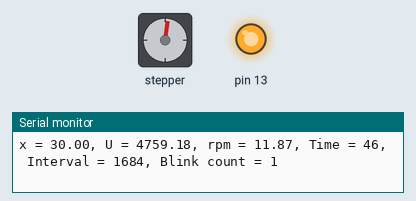
Recording of a sketch running on a simulated Arduino Uno, built with avr-gcc and run on an emulated ATmega328P. Parts: stepper motor, output pins drawn as LEDs (lit = HIGH), the last lines printed to the serial monitor. Random numbers use the default seed unless the sketch sets one; stepper angles assume 513 steps per turn.

Above: at 0.15 s.
At 10.01 s:
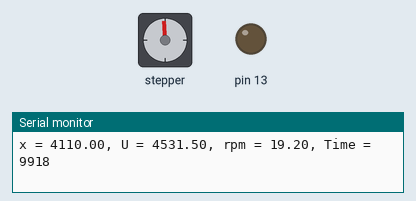
At 19.61 s:
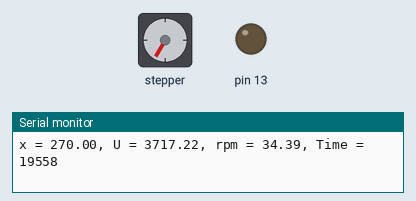
At 39.62 s:
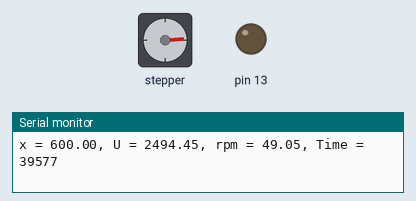
Timing chart, 0 to 40.0 s (numbered marks = the images above):
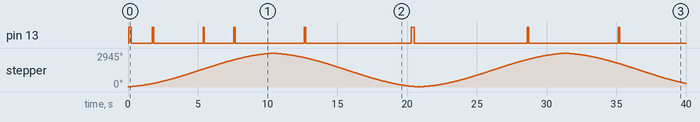

The sketch:

MysteryBox.ino
```cpp
/* This program operates the Mystery Box, a teaching tool for quantum
 * physics. The Arduino controls a stepper motor, which turns to move
 * a cart side to side, simulating a particle moving under the influence
 * of a one-dimensional potential. It also blinks a laser at random,
 * stopping the motion after a set number of blinks.
 *
 * Weston Buchanan
 * Austin Simms
 * Miles Moser
 *
 * PHYS 350 - Intermediate Mechanics
 * Dr. Gregory Ojakangas
 * Drury University
 * Fall 2016
*/

// Include Stepper library, which has functions to
// turn an arbitrary # of steps and set speed (rpm)
#include <Stepper.h>

const int STEPS = 513; // steps per revolution

// Instantiate a stepper, specifying STEPS and the
// pins it's attached to
Stepper stepper(STEPS, 4, 5, 6, 7);

// Constants
const double L = 4190; // usable length of track (mm/5)
const double dL = 1; // translation caused by one step (mm/5)
const int res = 30; // resolution: # of steps to go
                   // before updating speed
double E = 4900; // Total energy of the system
                 // Chosen to make max rpm 70

// Motion Variables
double U = 0; // Potential energy of the system
double x = 0; // Current location of the platform
double rpm = 80; // Initial speed of the system
int dir = 1; // 1 = forward, -1 = backward

// Laser Variables
int freq = 5000; // Average interval between blinks in ms
int randNum = 0; // Used to offset frequency and make the blinking random
int interval = 0; // Time in ms until next blink
long lastTime = 0; // Used to remember when the laser last blinked
long currentTime = 0; // Used to check when to blink
int blinkCount = 0; // To keep track of how many times the laser blinks

byte RUN = 1; // The program only runs if this is 1: can terminate program
              // at any time by setting this to 0
int blinkMax = 20; // Number of blinks before program stops

// Setup
void setup() {
  // Start serial for output to computer
  Serial.begin(9600);

  // Set initial motor speed
  stepper.setSpeed(80);

  // Set pin 13 to output for laser
  pinMode(13, OUTPUT);

  // Seed the RNG with a noise reading from unused analog pin
  randomSeed(analogRead(A2));
}

// Loop
void loop() {
  if (RUN == 1){ // Execute only if RUN = 1
    // Move platform, update location and print new location to serial
    stepper.step(dir*res);
    x += dir*dL*res;
    Serial.print("x = ");
    Serial.print(x);

    U = getPotential(x); // Calculate potential at location
    rpm = getRPM(U); // Calculate rpm based on potential
    stepper.setSpeed(rpm); // Give stepper a new speed
    // Make sure we don't go past the bounds on either side:
    // tell the motor to change direction if we get close
    if (dir == 1 && x > L - 3) dir *= -1;
    if (dir == -1 && x < 3) dir *= -1;

    // Get current time and see if the interval has elapsed
    currentTime = millis();
    Serial.print(", Time = ");
    Serial.print(currentTime);
    if (currentTime > lastTime + interval) { // executes if interval has elapsed
      digitalWrite(13, HIGH); // turn laser on
      randNum = random(-4500,4500);
      interval = freq + randNum; // varies the average interval of 5 seconds by up to 4.5 seconds
      Serial.print(", Interval = ");
      Serial.print(interval);
      lastTime = currentTime;
      blinkCount++;
      Serial.print(", Blink count = ");
      Serial.println(blinkCount);
    }
    else {
      digitalWrite(13, LOW); // turn laser off
      Serial.println(); // line break
    }

    // Stop the program and turn off the laser after 20 blinks
    if (blinkCount == 20){
      RUN = 0;
      digitalWrite(13, LOW);
    }
  }
  else delay(5000); // Wait 5 seconds (indefinitely) if RUN = 0
}

// This function calculates potential given a location x - normalize to [0,4500]
double getPotential(double location) {
  //U = -1*location; // Uniform acceleration to right
  //U = location; // Uniform acceleration to left
  U = pow((location-(L/2)),2)/896; // Simple harmonic oscillator
  //if (location >= L/3 && location <= 2*L/3) U = 1;
  //else U = 0; // Step potential
  //U = 1; // Uniform motion

  // Print and return U
  Serial.print(", U = ");
  Serial.print(U);
  return U;
}

// This function calculates rpm given a potential
double getRPM(double potential) {
  rpm = sqrt(E - potential); // There are constants in the real equation,
                             // but we're normalizing to the motor

  // Print and return rpm
  Serial.print(", rpm = ");
  Serial.print(rpm);
  if (rpm < 20) rpm = 20;
  else if (rpm > 70) rpm = 70; // Make sure rpm values are safe for the electronics
  return rpm;
}
```

Measured:
- by itself, pin 13: LOW → HIGH at 0.05 s, → LOW 0.19 s later, → HIGH 1.5 s later, → LOW 0.11 s later, … (16 changes in this stretch)
- by itself, stepper: turns 2945° clockwise in 10.4 s, then 2945° counter-clockwise in 10.4 s, then 2945° clockwise in 10.5 s, then 2640° counter-clockwise in 8.6 s
